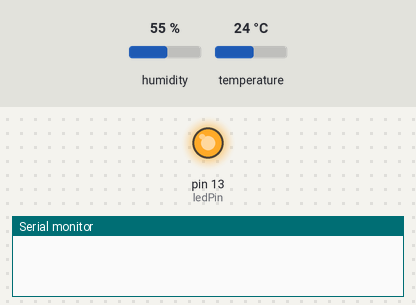
A sketch run on a simulated Arduino Uno, built with avr-gcc and run on an emulated ATmega328P. Parts: output pins drawn as LEDs (lit = HIGH), the last lines printed to the serial monitor. Inputs (shaded band) come from the test bench; at power-on: humidity 55 %, temperature 24 °C. The modem accepts every AT command (registered, SIM ready, sends succeed) and sends nothing else.

Above: at 0.1 s.
At 15.7 s:
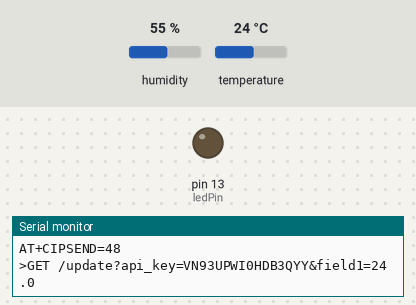
Timing chart, 0 to 40.7 s (numbered marks = the images above):
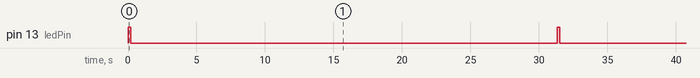

Measured:
- by itself, pin 13 (ledPin): alternates HIGH for 0.20 s and LOW for 31.1 s

The sketch:

ESP2866.ino
```cpp
//test code for your esp2866

#include <dht.h>

#include<stdlib.h>
#include <SoftwareSerial.h>

dht DHT1;
#define dht_pin 8
// LED
int ledPin = 13;
// LM35 analog input

int temp = 22;
// replace with your channel's thingspeak API key
String apiKey = "VN93UPWI0HDB3QYY";

// connect 10 to TX of Serial USB
// connect 11 to RX of serial USB
SoftwareSerial ser(2,3); // RX, TX

// this runs once
void setup() {
  // initialize the digital pin as an output.
  pinMode(ledPin, OUTPUT);

  // enable debug serial
  Serial.begin(9600);
  // enable software serial
  ser.begin(9600);

  // reset ESP8266
 // ser.println("AT+RST");
}


// the loop
void loop() {

  // blink LED on board
  digitalWrite(ledPin, HIGH);
  delay(200);
  digitalWrite(ledPin, LOW);


  DHT1.read11(dht_pin);
  temp= DHT1.temperature;

  // convert to string
  char buf[16];
  String strTemp = dtostrf(temp, 4, 1, buf);

  Serial.println(strTemp);

  // TCP connection

  String cmd = "AT+CIPSTART=\"TCP\",\"";
  cmd += "184.106.153.149"; // api.thingspeak.com
  cmd += "\",80";
  ser.println(cmd);
  Serial.println(cmd);

  if(ser.find("Error")){
    Serial.println("AT+CIPSTART error");
    return;
  }

  // send data length

  // prepare GET string
  String getStr = "GET /update?api_key=";
  getStr += apiKey;
  getStr +="&field1=";
  getStr += String(strTemp);
  //getStr += "\r\n\r\n";

  String cmd1="AT+CIPSEND=";
  cmd1+=String(getStr.length());
  ser.println(cmd1);
  Serial.println(cmd1);

  if(ser.find(">")){
    ser.println(getStr);
    //ser.println(getStr);
    Serial.println(">"+getStr);
  }
  else{
    ser.println("AT+CIPCLOSE");
    // alert user
    Serial.println("AT+CIPCLOSE");
  }

  // thingspeak needs 15 sec delay between updates
  //ser.println("AT+RST");
  delay(30000);
}
```
